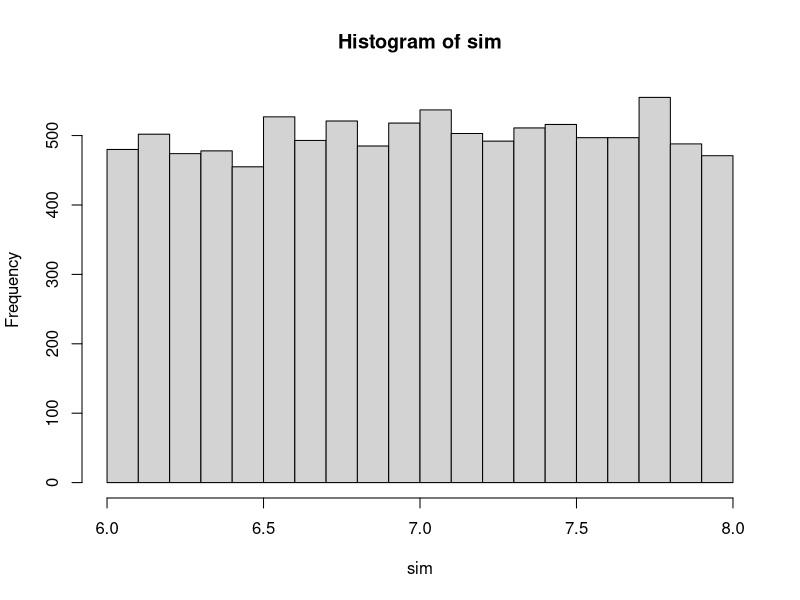

Recreate this plot in R.
## ---- chunk 1
knitr::opts_chunk$set(echo = TRUE)
## ---- chunk 2
a <- 6
b <- 8
sim <- runif(10000, min = a, max = b)
hist(sim)
